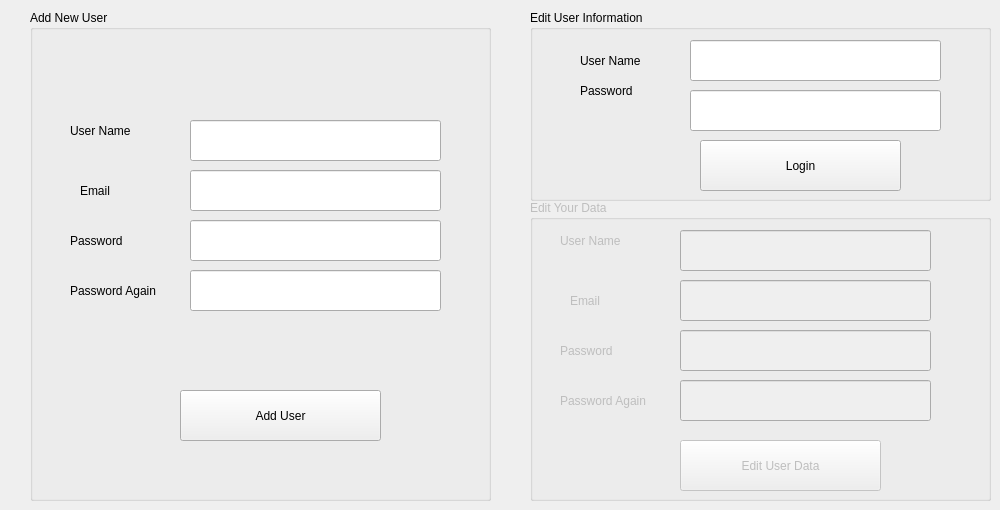
    <widget class="QWidget" name="tab_3">
     <attribute name="title">
      <string>Page</string>
     </attribute>
     <widget class="QGroupBox" name="groupBox">
      <property name="geometry">
       <rect>
        <x>30</x>
        <y>10</y>
        <width>461</width>
        <height>491</height>
       </rect>
      </property>
      <property name="title">
       <string>Add New User</string>
      </property>
      <widget class="QLabel" name="label_16">
       <property name="geometry">
        <rect>
         <x>40</x>
         <y>110</y>
         <width>81</width>
         <height>21</height>
        </rect>
       </property>
       <property name="text">
        <string>User Name</string>
       </property>
      </widget>
      <widget class="QLabel" name="label_17">
       <property name="geometry">
        <rect>
         <x>40</x>
         <y>220</y>
         <width>81</width>
         <height>21</height>
        </rect>
       </property>
       <property name="text">
        <string>Password</string>
       </property>
      </widget>
      <widget class="QLabel" name="label_18">
       <property name="geometry">
        <rect>
         <x>40</x>
         <y>270</y>
         <width>101</width>
         <height>21</height>
        </rect>
       </property>
       <property name="text">
        <string>Password Again</string>
       </property>
      </widget>
      <widget class="QLabel" name="label_19">
       <property name="geometry">
        <rect>
         <x>50</x>
         <y>170</y>
         <width>81</width>
         <height>21</height>
        </rect>
       </property>
       <property name="text">
        <string>Email</string>
       </property>
      </widget>
      <widget class="QLineEdit" name="lineEdit_9">
       <property name="geometry">
        <rect>
         <x>160</x>
         <y>110</y>
         <width>251</width>
         <height>41</height>
        </rect>
       </property>
      </widget>
      <widget class="QLineEdit" name="lineEdit_10">
       <property name="geometry">
        <rect>
         <x>160</x>
         <y>160</y>
         <width>251</width>
         <height>41</height>
        </rect>
       </property>
      </widget>
      <widget class="QLineEdit" name="lineEdit_11">
       <property name="geometry">
        <rect>
         <x>160</x>
         <y>210</y>
         <width>251</width>
         <height>41</height>
        </rect>
       </property>
       <property name="echoMode">
        <enum>QLineEdit::Password</enum>
       </property>
      </widget>
      <widget class="QLineEdit" name="lineEdit_12">
       <property name="geometry">
        <rect>
         <x>160</x>
         <y>260</y>
         <width>251</width>
         <height>41</height>
        </rect>
       </property>
       <property name="echoMode">
        <enum>QLineEdit::Password</enum>
       </property>
      </widget>
      <widget class="QPushButton" name="pushButton_11">
       <property name="geometry">
        <rect>
         <x>150</x>
         <y>380</y>
         <width>201</width>
         <height>51</height>
        </rect>
       </property>
       <property name="text">
        <string>Add User</string>
       </property>
      </widget>
      <widget class="QLabel" name="label_30">
       <property name="geometry">
        <rect>
         <x>130</x>
         <y>320</y>
         <width>321</width>
         <height>31</height>
        </rect>
       </property>
       <property name="font">
        <font>
         <family>Segoe UI</family>
         <pointsize>16</pointsize>
        </font>
       </property>
       <property name="text">
        <string/>
       </property>
      </widget>
     </widget>
     <widget class="QGroupBox" name="groupBox_2">
      <property name="geometry">
       <rect>
        <x>530</x>
        <y>10</y>
        <width>461</width>
        <height>191</height>
       </rect>
      </property>
      <property name="title">
       <string>Edit User Information</string>
      </property>
      <widget class="QLineEdit" name="lineEdit_13">
       <property name="geometry">
        <rect>
         <x>160</x>
         <y>80</y>
         <width>251</width>
         <height>41</height>
        </rect>
       </property>
       <property name="echoMode">
        <enum>QLineEdit::Password</enum>
       </property>
      </widget>
      <widget class="QLabel" name="label_20">
       <property name="geometry">
        <rect>
         <x>50</x>
         <y>70</y>
         <width>81</width>
         <height>21</height>
        </rect>
       </property>
       <property name="text">
        <string>Password</string>
       </property>
      </widget>
      <widget class="QLabel" name="label_21">
       <property name="geometry">
        <rect>
         <x>50</x>
         <y>40</y>
         <width>81</width>
         <height>21</height>
        </rect>
       </property>
       <property name="text">
        <string>User Name</string>
       </property>
      </widget>
      <widget class="QLineEdit" name="lineEdit_14">
       <property name="geometry">
        <rect>
         <x>160</x>
         <y>30</y>
         <width>251</width>
         <height>41</height>
        </rect>
       </property>
      </widget>
      <widget class="QPushButton" name="pushButton_12">
       <property name="geometry">
        <rect>
         <x>170</x>
         <y>130</y>
         <width>201</width>
         <height>51</height>
        </rect>
       </property>
       <property name="text">
        <string>Login</string>
       </property>
      </widget>
     </widget>
     <widget class="QGroupBox" name="groupBox_4">
      <property name="enabled">
       <bool>false</bool>
      </property>
      <property name="geometry">
       <rect>
        <x>530</x>
        <y>200</y>
        <width>461</width>
        <height>301</height>
       </rect>
      </property>
      <property name="title">
       <string>Edit Your Data</string>
      </property>
      <widget class="QLineEdit" name="lineEdit_16">
       <property name="geometry">
        <rect>
         <x>150</x>
         <y>130</y>
         <width>251</width>
         <height>41</height>
        </rect>
       </property>
       <property name="echoMode">
        <enum>QLineEdit::Password</enum>
       </property>
      </widget>
      <widget class="QLineEdit" name="lineEdit_18">
       <property name="geometry">
        <rect>
         <x>150</x>
         <y>180</y>
         <width>251</width>
         <height>41</height>
        </rect>
       </property>
       <property name="echoMode">
        <enum>QLineEdit::Password</enum>
       </property>
      </widget>
      <widget class="QLabel" name="label_23">
       <property name="geometry">
        <rect>
         <x>30</x>
         <y>140</y>
         <width>81</width>
         <height>21</height>
        </rect>
       </property>
       <property name="text">
        <string>Password</string>
       </property>
      </widget>
      <widget class="QLabel" name="label_25">
       <property name="geometry">
        <rect>
         <x>30</x>
         <y>30</y>
         <width>81</width>
         <height>21</height>
        </rect>
       </property>
       <property name="text">
        <string>User Name</string>
       </property>
      </widget>
      <widget class="QLineEdit" name="lineEdit_17">
       <property name="geometry">
        <rect>
         <x>150</x>
         <y>30</y>
         <width>251</width>
         <height>41</height>
        </rect>
       </property>
      </widget>
      <widget class="QLineEdit" name="lineEdit_15">
       <property name="geometry">
        <rect>
         <x>150</x>
         <y>80</y>
         <width>251</width>
         <height>41</height>
        </rect>
       </property>
      </widget>
      <widget class="QPushButton" name="pushButton_13">
       <property name="geometry">
        <rect>
         <x>150</x>
         <y>240</y>
         <width>201</width>
         <height>51</height>
        </rect>
       </property>
       <property name="text">
        <string>Edit User Data</string>
       </property>
      </widget>
      <widget class="QLabel" name="label_22">
       <property name="geometry">
        <rect>
         <x>30</x>
         <y>190</y>
         <width>101</width>
         <height>21</height>
        </rect>
       </property>
       <property name="text">
        <string>Password Again</string>
       </property>
      </widget>
      <widget class="QLabel" name="label_24">
       <property name="geometry">
        <rect>
         <x>40</x>
         <y>90</y>
         <width>81</width>
         <height>21</height>
        </rect>
       </property>
       <property name="text">
        <string>Email</string>
       </property>
      </widget>
     </widget>
    </widget>
